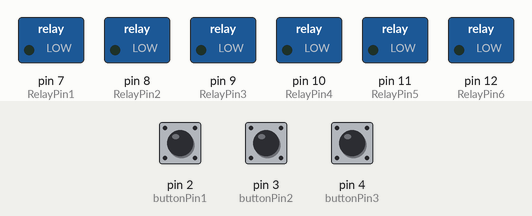
The sketch below on a simulated Arduino Uno, built with avr-gcc and run on an emulated ATmega328P. On the bench: switched loads named in the sketch (green lamp = pin HIGH). The test bench sets the inputs (shaded band); at power-on: pin 2 (buttonPin1) HIGH, pin 3 (buttonPin2) HIGH, pin 4 (buttonPin3) HIGH.

Above: at 1.2 s.
1.3 s: pin 2 (buttonPin1) pulled LOW for 0.15 s
At 1.37 s:
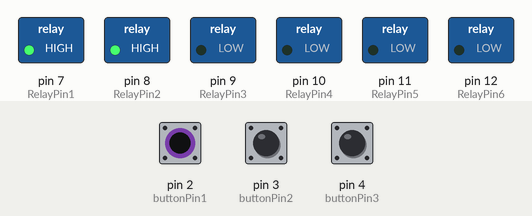
2.9 s: pin 3 (buttonPin2) pulled LOW for 0.15 s
At 2.97 s:
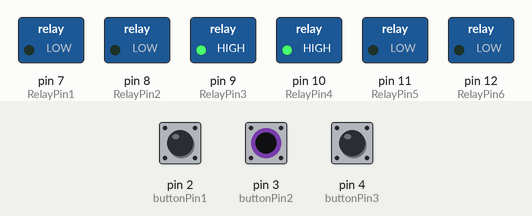
4.5 s: pin 4 (buttonPin3) pulled LOW for 0.15 s
At 4.57 s:
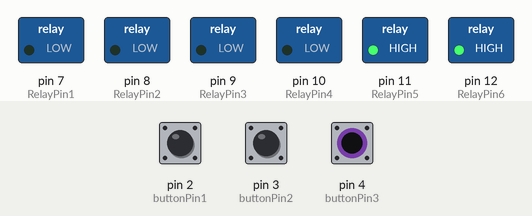
6.1 s: pin 4 (buttonPin3) pulled LOW for 3.2 s
At 10.5 s:
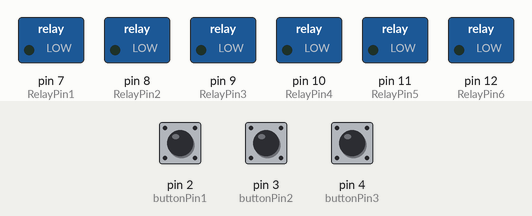
10.8 s: pin 2 (buttonPin1) pulled LOW for 3.2 s
At 11.8 s:
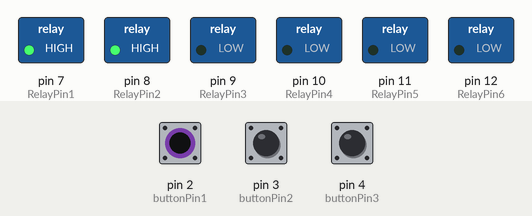
15.5 s: pin 2 (buttonPin1) driven LOW and pin 3 (buttonPin2) driven LOW
At 16.6 s:
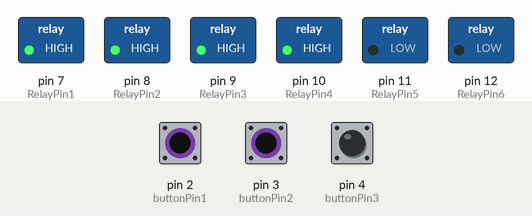
Timing chart, 0 to 18.0 s (numbered marks = the images above; inputs shaded):
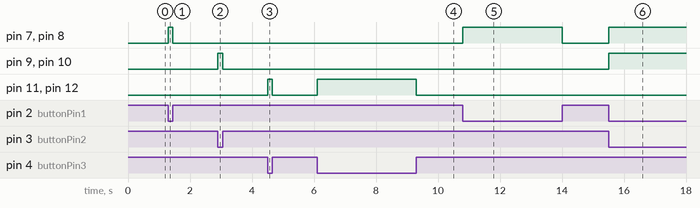

Measured:
- after the input at 1.3 s, pin 7 (RelayPin1), pin 8 (RelayPin2): LOW → HIGH at once, → LOW 0.15 s later
- after the input at 2.9 s, pin 9 (RelayPin3), pin 10 (RelayPin4): LOW → HIGH at once, → LOW 0.15 s later
- after the input at 4.5 s, pin 11 (RelayPin5), pin 12 (RelayPin6): LOW → HIGH at once, → LOW 0.15 s later
- after the input at 6.1 s, pin 11 (RelayPin5), pin 12 (RelayPin6): LOW → HIGH at once, → LOW 3.2 s later
- after the input at 10.8 s, pin 7 (RelayPin1), pin 8 (RelayPin2): LOW → HIGH at once, → LOW 3.2 s later
- after the input at 15.5 s, pin 7 (RelayPin1), pin 8 (RelayPin2), pin 9 (RelayPin3), pin 10 (RelayPin4): LOW → HIGH at once

The sketch:

CoatingMachineManualFormula.ino
```cpp
/*
 Open Source Seed Coating Machine Controller
 by Lot Amoros - Powerful Seeds
*/

// constants used here to set pin numbers:
const int buttonPin1 = 2;     // the number of the pushbutton pin
const int buttonPin2 = 3;     // the number of the pushbutton pin
const int buttonPin3 = 4;     // the number of the pushbutton pin

const int RelayPin1 =  7;      // enchufe
const int RelayPin2 =  8;      // the number of the LED pin
const int RelayPin3 =  9;      // the number of the LED pin
const int RelayPin4 =  10;      // the number of the LED pin
const int RelayPin5 =  11;      // the number of the LED pin
const int RelayPin6 =  12;      // the number of the LED pin

// state of the buttons:
int buttonState1 = 0;         // variable for reading the pushbutton status
int buttonState2 = 0;         // variable for reading the pushbutton status
int buttonState3 = 0;         // variable for reading the pushbutton status

void setup() {
  // initialize the LED pin as an output:
  pinMode(RelayPin1, OUTPUT);
  pinMode(RelayPin2, OUTPUT);
  pinMode(RelayPin3, OUTPUT);
  pinMode(RelayPin4, OUTPUT);
  pinMode(RelayPin5, OUTPUT);
  pinMode(RelayPin6, OUTPUT);

  // initialize the pushbutton pin as an input:
  pinMode(buttonPin1, INPUT_PULLUP);
  pinMode(buttonPin2, INPUT_PULLUP);
  pinMode(buttonPin3, INPUT_PULLUP);
}

void loop() {
  // read the state of the pushbutton value:
  buttonState1 = digitalRead(buttonPin1);
  buttonState2 = digitalRead(buttonPin2);
  buttonState3 = digitalRead(buttonPin3);

  // check if the pushbutton is pressed. If it is, the buttonState is HIGH:
  if (buttonState1 == LOW) {
    // turn LED on:
    digitalWrite(RelayPin1, HIGH);
    digitalWrite(RelayPin2, HIGH);
  } else {
    // turn LED off:
    digitalWrite(RelayPin1, LOW);
    digitalWrite(RelayPin2, LOW);
  }

  if (buttonState2 == LOW) {
    // turn LED on:
    digitalWrite(RelayPin3, HIGH);
    digitalWrite(RelayPin4, HIGH);
  } else {
    // turn LED off:
    digitalWrite(RelayPin3, LOW);
    digitalWrite(RelayPin4, LOW);
  }

  if (buttonState3 == LOW) {
    // turn LED on:
    digitalWrite(RelayPin5, HIGH);
    digitalWrite(RelayPin6, HIGH);
  } else {
    // turn LED off:
    digitalWrite(RelayPin5, LOW);
    digitalWrite(RelayPin6, LOW);
  }
}
```
